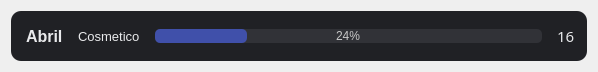
<?xml version="1.0" encoding="UTF-8"?>
<ui version="4.0">
 <class>Form</class>
 <widget class="QWidget" name="Form">
  <property name="geometry">
   <rect>
    <x>0</x>
    <y>0</y>
    <width>598</width>
    <height>68</height>
   </rect>
  </property>
  <property name="windowTitle">
   <string>Form</string>
  </property>
  <layout class="QVBoxLayout" name="verticalLayout_3">
   <item>
    <widget class="QFrame" name="frame_lista_de_relatorio_categoria">
     <property name="minimumSize">
      <size>
       <width>0</width>
       <height>50</height>
      </size>
     </property>
     <property name="maximumSize">
      <size>
       <width>16777215</width>
       <height>50</height>
      </size>
     </property>
     <property name="styleSheet">
      <string notr="true">* {color: rgb(233, 234, 236)}
QFrame{background-color: rgb(32, 33, 37);
border-radius:10px;}

QProgressBar {
	background-color: rgb(49, 50, 55);
	color: rgb(200, 200, 200);
	border-style:none;
	border-radius:5px;
	text-align: center;
}

QProgressBar::chunk {
border-radius:5px;
background-color: rgb(64, 80, 170)
}</string>
     </property>
     <property name="frameShape">
      <enum>QFrame::StyledPanel</enum>
     </property>
     <property name="frameShadow">
      <enum>QFrame::Raised</enum>
     </property>
     <layout class="QHBoxLayout" name="horizontalLayout">
      <property name="leftMargin">
       <number>15</number>
      </property>
      <property name="rightMargin">
       <number>12</number>
      </property>
      <item>
       <widget class="QFrame" name="frame_mes">
        <property name="frameShape">
         <enum>QFrame::StyledPanel</enum>
        </property>
        <property name="frameShadow">
         <enum>QFrame::Raised</enum>
        </property>
        <layout class="QHBoxLayout" name="horizontalLayout_2">
         <property name="spacing">
          <number>0</number>
         </property>
         <property name="leftMargin">
          <number>0</number>
         </property>
         <property name="topMargin">
          <number>0</number>
         </property>
         <property name="bottomMargin">
          <number>0</number>
         </property>
         <item>
          <widget class="QLabel" name="lblmes">
           <property name="font">
            <font>
             <pointsize>12</pointsize>
             <bold>true</bold>
            </font>
           </property>
           <property name="text">
            <string>Abril</string>
           </property>
          </widget>
         </item>
        </layout>
       </widget>
      </item>
      <item>
       <widget class="QFrame" name="frame_Categoria">
        <property name="frameShape">
         <enum>QFrame::StyledPanel</enum>
        </property>
        <property name="frameShadow">
         <enum>QFrame::Raised</enum>
        </property>
        <layout class="QHBoxLayout" name="horizontalLayout_3">
         <property name="leftMargin">
          <number>0</number>
         </property>
         <property name="topMargin">
          <number>0</number>
         </property>
         <property name="rightMargin">
          <number>0</number>
         </property>
         <property name="bottomMargin">
          <number>0</number>
         </property>
         <item>
          <widget class="QLabel" name="lbl_categoria">
           <property name="font">
            <font>
             <pointsize>10</pointsize>
            </font>
           </property>
           <property name="text">
            <string>Cosmetico</string>
           </property>
          </widget>
         </item>
        </layout>
       </widget>
      </item>
      <item>
       <widget class="QFrame" name="frame_percentual">
        <property name="frameShape">
         <enum>QFrame::StyledPanel</enum>
        </property>
        <property name="frameShadow">
         <enum>QFrame::Raised</enum>
        </property>
        <layout class="QHBoxLayout" name="horizontalLayout_5">
         <item>
          <widget class="QProgressBar" name="progress_bar_percentual">
           <property name="styleSheet">
            <string notr="true"/>
           </property>
           <property name="value">
            <number>24</number>
           </property>
          </widget>
         </item>
        </layout>
       </widget>
      </item>
      <item>
       <widget class="QFrame" name="frame_quantidade">
        <property name="frameShape">
         <enum>QFrame::StyledPanel</enum>
        </property>
        <property name="frameShadow">
         <enum>QFrame::Raised</enum>
        </property>
        <layout class="QHBoxLayout" name="horizontalLayout_4">
         <property name="leftMargin">
          <number>0</number>
         </property>
         <property name="topMargin">
          <number>0</number>
         </property>
         <property name="rightMargin">
          <number>0</number>
         </property>
         <property name="bottomMargin">
          <number>0</number>
         </property>
         <item>
          <widget class="QLabel" name="lbl_quantidade">
           <property name="font">
            <font>
             <family>Segoe UI Semilight</family>
             <pointsize>11</pointsize>
            </font>
           </property>
           <property name="text">
            <string>16</string>
           </property>
          </widget>
         </item>
        </layout>
       </widget>
      </item>
     </layout>
    </widget>
   </item>
  </layout>
 </widget>
 <resources/>
 <connections/>
</ui>
